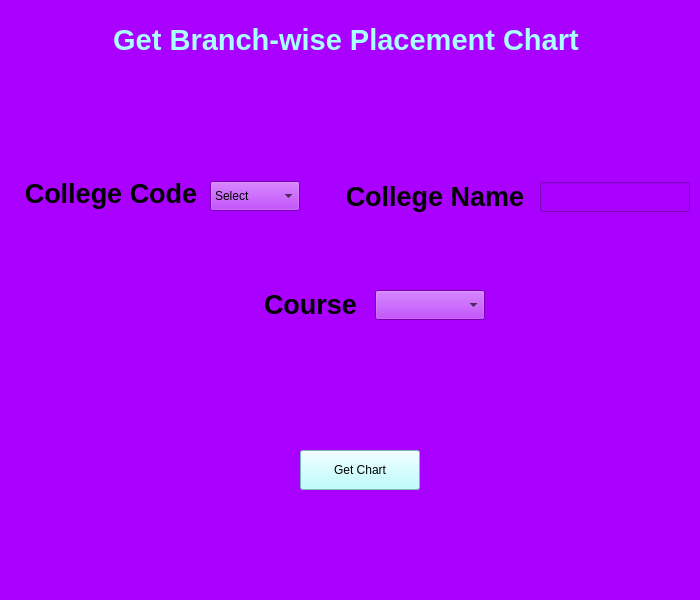
<?xml version="1.0" encoding="UTF-8"?>
<ui version="4.0">
 <class>MainWindow</class>
 <widget class="QMainWindow" name="MainWindow">
  <property name="geometry">
   <rect>
    <x>0</x>
    <y>0</y>
    <width>700</width>
    <height>600</height>
   </rect>
  </property>
  <property name="maximumSize">
   <size>
    <width>700</width>
    <height>700</height>
   </size>
  </property>
  <property name="windowTitle">
   <string>placementchart</string>
  </property>
  <property name="windowIcon">
   <iconset resource="Resources/managerlogin.qrc">
    <normaloff>:/images/contract.png</normaloff>:/images/contract.png</iconset>
  </property>
  <property name="styleSheet">
   <string notr="true">background-color: rgb(170, 0, 255);</string>
  </property>
  <widget class="QWidget" name="centralwidget">
   <widget class="QLabel" name="label">
    <property name="geometry">
     <rect>
      <x>21</x>
      <y>174</y>
      <width>180</width>
      <height>40</height>
     </rect>
    </property>
    <property name="text">
     <string>&lt;html&gt;&lt;head/&gt;&lt;body&gt;&lt;p align=&quot;center&quot;&gt;&lt;span style=&quot; font-size:20pt; font-weight:600; color:#000000;&quot;&gt;College Code&lt;/span&gt;&lt;/p&gt;&lt;/body&gt;&lt;/html&gt;</string>
    </property>
   </widget>
   <widget class="QLabel" name="label_2">
    <property name="geometry">
     <rect>
      <x>340</x>
      <y>177</y>
      <width>190</width>
      <height>40</height>
     </rect>
    </property>
    <property name="text">
     <string>&lt;html&gt;&lt;head/&gt;&lt;body&gt;&lt;p align=&quot;center&quot;&gt;&lt;span style=&quot; font-size:20pt; font-weight:600; color:#000000;&quot;&gt;College Name&lt;/span&gt;&lt;/p&gt;&lt;/body&gt;&lt;/html&gt;</string>
    </property>
   </widget>
   <widget class="QLabel" name="label_3">
    <property name="geometry">
     <rect>
      <x>260</x>
      <y>285</y>
      <width>101</width>
      <height>40</height>
     </rect>
    </property>
    <property name="text">
     <string>&lt;html&gt;&lt;head/&gt;&lt;body&gt;&lt;p align=&quot;center&quot;&gt;&lt;span style=&quot; font-size:20pt; font-weight:600; color:#000000;&quot;&gt;Course&lt;/span&gt;&lt;/p&gt;&lt;/body&gt;&lt;/html&gt;</string>
    </property>
   </widget>
   <widget class="QComboBox" name="comboBoxcode">
    <property name="geometry">
     <rect>
      <x>210</x>
      <y>181</y>
      <width>90</width>
      <height>30</height>
     </rect>
    </property>
    <property name="styleSheet">
     <string notr="true">font: 75 14pt &quot;MS Shell Dlg 2&quot;;</string>
    </property>
    <item>
     <property name="text">
      <string>Select</string>
     </property>
    </item>
   </widget>
   <widget class="QLineEdit" name="clgname">
    <property name="geometry">
     <rect>
      <x>540</x>
      <y>182</y>
      <width>150</width>
      <height>30</height>
     </rect>
    </property>
    <property name="styleSheet">
     <string notr="true">font: 75 14pt &quot;MS Shell Dlg 2&quot;;</string>
    </property>
   </widget>
   <widget class="QComboBox" name="comboBoxcourse">
    <property name="geometry">
     <rect>
      <x>375</x>
      <y>290</y>
      <width>110</width>
      <height>30</height>
     </rect>
    </property>
    <property name="styleSheet">
     <string notr="true">font: 75 14pt &quot;MS Shell Dlg 2&quot;;</string>
    </property>
   </widget>
   <widget class="QPushButton" name="btnchart">
    <property name="geometry">
     <rect>
      <x>300</x>
      <y>450</y>
      <width>120</width>
      <height>40</height>
     </rect>
    </property>
    <property name="styleSheet">
     <string notr="true">font: 75 14pt &quot;MS Shell Dlg 2&quot;;
color: rgb(0, 0, 0);
background-color: rgb(170, 255, 255);</string>
    </property>
    <property name="text">
     <string>Get Chart</string>
    </property>
   </widget>
   <widget class="QLabel" name="label_4">
    <property name="geometry">
     <rect>
      <x>0</x>
      <y>0</y>
      <width>700</width>
      <height>80</height>
     </rect>
    </property>
    <property name="text">
     <string>&lt;html&gt;&lt;head/&gt;&lt;body&gt;&lt;p align=&quot;center&quot;&gt;&lt;span style=&quot; font-size:22pt; font-weight:600; color:#aaffff;&quot;&gt;Get Branch-wise Placement Chart &lt;/span&gt;&lt;/p&gt;&lt;/body&gt;&lt;/html&gt;</string>
    </property>
   </widget>
  </widget>
  <widget class="QStatusBar" name="statusbar"/>
 </widget>
 <resources>
  <include location="Resources/managerlogin.qrc"/>
 </resources>
 <connections/>
</ui>
